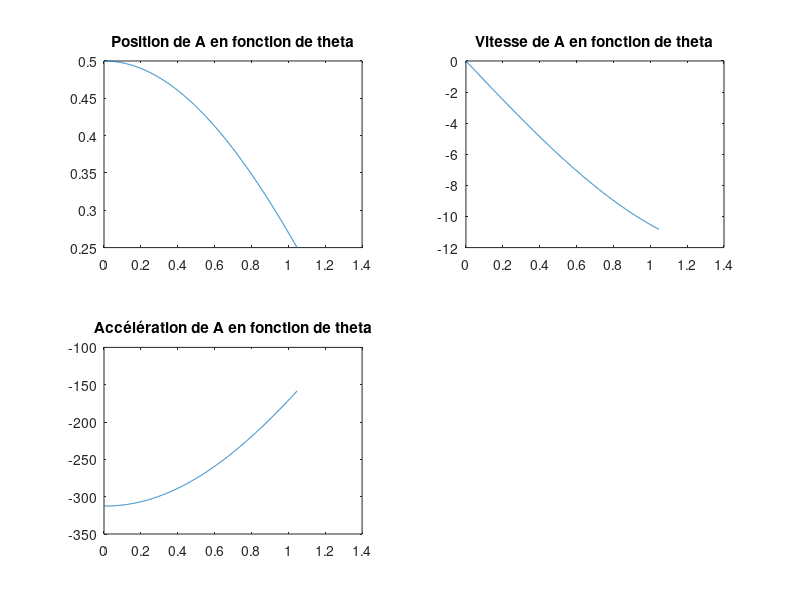

Write MATLAB code to recreate this figure.
clc
clear all
close all

min_x = 0;
max_x = pi/3;
nb_points = 1024;
dt = (max_x - min_x)/nb_points;

theta = min_x:dt:max_x;

l = 0.25;
w_theta = 25;
alpha_theta = 5;

% Position
posx_a = 2*l*cos(theta);

subplot(2,2,1)
plot(theta, posx_a)
title('Position de A en fonction de theta')

% Vitesse
Vx_a = -2*l*w_theta*sin(theta);

subplot(2,2,2)
plot(theta, Vx_a)
title('Vitesse de A en fonction de theta')

% Accélération
Ax_a = -2*l*(alpha_theta*sin(theta) + w_theta^2*cos(theta));

subplot(2,2,3)
plot(theta, Ax_a)
title('Accélération de A en fonction de theta')